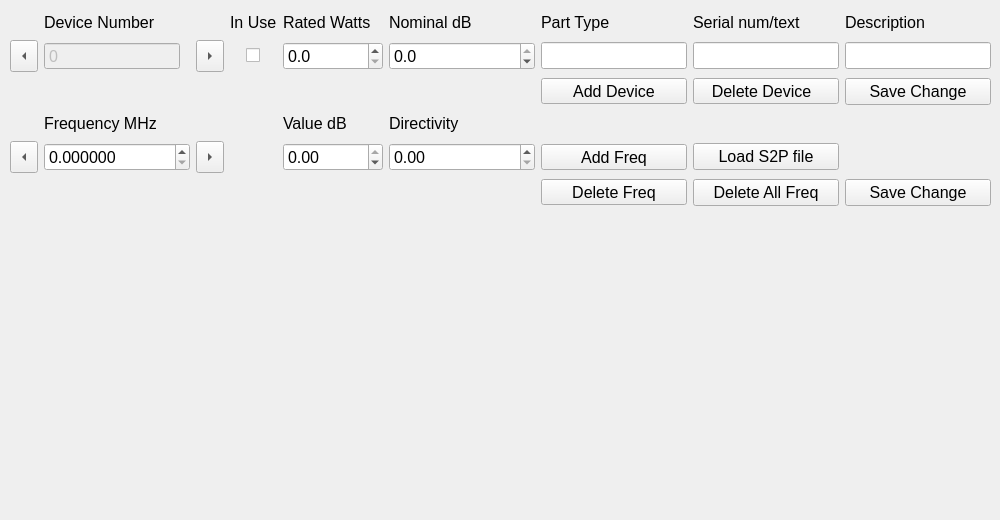
      <widget class="QWidget" name="deviceTab">
       <attribute name="title">
        <string>Devices</string>
       </attribute>
       <widget class="QWidget" name="layoutWidget_2">
        <property name="geometry">
         <rect>
          <x>10</x>
          <y>10</y>
          <width>981</width>
          <height>196</height>
         </rect>
        </property>
        <layout class="QGridLayout" name="gridLayout_2">
         <item row="0" column="1">
          <widget class="QLabel" name="label_7">
           <property name="font">
            <font>
             <pointsize>12</pointsize>
            </font>
           </property>
           <property name="text">
            <string>Device Number</string>
           </property>
          </widget>
         </item>
         <item row="1" column="1">
          <widget class="QSpinBox" name="assetID">
           <property name="enabled">
            <bool>false</bool>
           </property>
           <property name="sizePolicy">
            <sizepolicy hsizetype="Expanding" vsizetype="Fixed">
             <horstretch>0</horstretch>
             <verstretch>0</verstretch>
            </sizepolicy>
           </property>
           <property name="minimumSize">
            <size>
             <width>100</width>
             <height>0</height>
            </size>
           </property>
           <property name="maximumSize">
            <size>
             <width>136</width>
             <height>16777215</height>
            </size>
           </property>
           <property name="font">
            <font>
             <pointsize>12</pointsize>
            </font>
           </property>
           <property name="autoFillBackground">
            <bool>false</bool>
           </property>
           <property name="readOnly">
            <bool>false</bool>
           </property>
           <property name="buttonSymbols">
            <enum>QAbstractSpinBox::NoButtons</enum>
           </property>
           <property name="maximum">
            <number>9999</number>
           </property>
          </widget>
         </item>
         <item row="3" column="7">
          <widget class="QLabel" name="label_22">
           <property name="text">
            <string/>
           </property>
          </widget>
         </item>
         <item row="1" column="5">
          <widget class="QDoubleSpinBox" name="nominaldB">
           <property name="minimumSize">
            <size>
             <width>100</width>
             <height>0</height>
            </size>
           </property>
           <property name="font">
            <font>
             <pointsize>12</pointsize>
            </font>
           </property>
           <property name="suffix">
            <string/>
           </property>
           <property name="decimals">
            <number>1</number>
           </property>
           <property name="minimum">
            <double>-100.000000000000000</double>
           </property>
           <property name="maximum">
            <double>0.000000000000000</double>
           </property>
           <property name="singleStep">
            <double>1.000000000000000</double>
           </property>
          </widget>
         </item>
         <item row="1" column="4">
          <widget class="QDoubleSpinBox" name="maxPower">
           <property name="sizePolicy">
            <sizepolicy hsizetype="Minimum" vsizetype="Fixed">
             <horstretch>0</horstretch>
             <verstretch>0</verstretch>
            </sizepolicy>
           </property>
           <property name="minimumSize">
            <size>
             <width>100</width>
             <height>0</height>
            </size>
           </property>
           <property name="sizeIncrement">
            <size>
             <width>0</width>
             <height>0</height>
            </size>
           </property>
           <property name="font">
            <font>
             <pointsize>12</pointsize>
            </font>
           </property>
           <property name="suffix">
            <string/>
           </property>
           <property name="decimals">
            <number>1</number>
           </property>
           <property name="maximum">
            <double>2500.000000000000000</double>
           </property>
          </widget>
         </item>
         <item row="0" column="4">
          <widget class="QLabel" name="label_4">
           <property name="font">
            <font>
             <pointsize>12</pointsize>
            </font>
           </property>
           <property name="text">
            <string>Rated Watts</string>
           </property>
          </widget>
         </item>
         <item row="0" column="5">
          <widget class="QLabel" name="label_2">
           <property name="font">
            <font>
             <pointsize>12</pointsize>
            </font>
           </property>
           <property name="text">
            <string>Nominal dB</string>
           </property>
          </widget>
         </item>
         <item row="1" column="8">
          <widget class="QLineEdit" name="description">
           <property name="sizePolicy">
            <sizepolicy hsizetype="Minimum" vsizetype="Fixed">
             <horstretch>0</horstretch>
             <verstretch>0</verstretch>
            </sizepolicy>
           </property>
           <property name="font">
            <font>
             <pointsize>12</pointsize>
            </font>
           </property>
           <property name="layoutDirection">
            <enum>Qt::LeftToRight</enum>
           </property>
          </widget>
         </item>
         <item row="0" column="8">
          <widget class="QLabel" name="label_5">
           <property name="font">
            <font>
             <pointsize>12</pointsize>
            </font>
           </property>
           <property name="text">
            <string>Description</string>
           </property>
          </widget>
         </item>
         <item row="1" column="7">
          <widget class="QLineEdit" name="identifier">
           <property name="font">
            <font>
             <pointsize>12</pointsize>
            </font>
           </property>
          </widget>
         </item>
         <item row="0" column="7">
          <widget class="QLabel" name="label_8">
           <property name="font">
            <font>
             <pointsize>12</pointsize>
            </font>
           </property>
           <property name="text">
            <string>Serial num/text</string>
           </property>
          </widget>
         </item>
         <item row="1" column="6">
          <widget class="QLineEdit" name="partNum">
           <property name="font">
            <font>
             <pointsize>12</pointsize>
            </font>
           </property>
           <property name="text">
            <string/>
           </property>
          </widget>
         </item>
         <item row="0" column="6">
          <widget class="QLabel" name="label">
           <property name="font">
            <font>
             <pointsize>12</pointsize>
            </font>
           </property>
           <property name="text">
            <string>Part Type</string>
           </property>
          </widget>
         </item>
         <item row="2" column="8">
          <widget class="QPushButton" name="saveDevice">
           <property name="font">
            <font>
             <pointsize>12</pointsize>
            </font>
           </property>
           <property name="text">
            <string>Save Change</string>
           </property>
          </widget>
         </item>
         <item row="1" column="3" alignment="Qt::AlignHCenter">
          <widget class="QCheckBox" name="inUse">
           <property name="layoutDirection">
            <enum>Qt::LeftToRight</enum>
           </property>
           <property name="text">
            <string/>
           </property>
          </widget>
         </item>
         <item row="3" column="1">
          <widget class="QLabel" name="label_16">
           <property name="font">
            <font>
             <pointsize>12</pointsize>
            </font>
           </property>
           <property name="text">
            <string>Frequency MHz</string>
           </property>
          </widget>
         </item>
         <item row="5" column="8">
          <widget class="QPushButton" name="saveValues">
           <property name="sizePolicy">
            <sizepolicy hsizetype="Expanding" vsizetype="Fixed">
             <horstretch>0</horstretch>
             <verstretch>0</verstretch>
            </sizepolicy>
           </property>
           <property name="font">
            <font>
             <pointsize>12</pointsize>
            </font>
           </property>
           <property name="text">
            <string>Save Change</string>
           </property>
          </widget>
         </item>
         <item row="1" column="0">
          <widget class="QToolButton" name="previousDevice">
           <property name="sizePolicy">
            <sizepolicy hsizetype="Fixed" vsizetype="Fixed">
             <horstretch>0</horstretch>
             <verstretch>0</verstretch>
            </sizepolicy>
           </property>
           <property name="font">
            <font>
             <pointsize>12</pointsize>
            </font>
           </property>
           <property name="text">
            <string>...</string>
           </property>
           <property name="iconSize">
            <size>
             <width>20</width>
             <height>25</height>
            </size>
           </property>
           <property name="arrowType">
            <enum>Qt::LeftArrow</enum>
           </property>
          </widget>
         </item>
         <item row="4" column="5">
          <widget class="QDoubleSpinBox" name="directivity">
           <property name="sizePolicy">
            <sizepolicy hsizetype="Expanding" vsizetype="Fixed">
             <horstretch>0</horstretch>
             <verstretch>0</verstretch>
            </sizepolicy>
           </property>
           <property name="minimumSize">
            <size>
             <width>100</width>
             <height>0</height>
            </size>
           </property>
           <property name="font">
            <font>
             <pointsize>12</pointsize>
            </font>
           </property>
           <property name="suffix">
            <string/>
           </property>
           <property name="minimum">
            <double>0.000000000000000</double>
           </property>
           <property name="maximum">
            <double>100.000000000000000</double>
           </property>
          </widget>
         </item>
         <item row="3" column="5">
          <widget class="QLabel" name="label_15">
           <property name="font">
            <font>
             <pointsize>12</pointsize>
            </font>
           </property>
           <property name="text">
            <string>Directivity</string>
           </property>
          </widget>
         </item>
         <item row="4" column="0">
          <widget class="QToolButton" name="previousFreq">
           <property name="text">
            <string>...</string>
           </property>
           <property name="iconSize">
            <size>
             <width>20</width>
             <height>25</height>
            </size>
           </property>
           <property name="arrowType">
            <enum>Qt::LeftArrow</enum>
           </property>
          </widget>
         </item>
         <item row="2" column="7">
          <widget class="QToolButton" name="deleteDevice">
           <property name="sizePolicy">
            <sizepolicy hsizetype="Minimum" vsizetype="Fixed">
             <horstretch>0</horstretch>
             <verstretch>0</verstretch>
            </sizepolicy>
           </property>
           <property name="font">
            <font>
             <pointsize>12</pointsize>
             <weight>50</weight>
             <bold>false</bold>
            </font>
           </property>
           <property name="text">
            <string>Delete Device  </string>
           </property>
           <property name="iconSize">
            <size>
             <width>20</width>
             <height>20</height>
            </size>
           </property>
          </widget>
         </item>
         <item row="2" column="6">
          <widget class="QToolButton" name="addDevice">
           <property name="sizePolicy">
            <sizepolicy hsizetype="Minimum" vsizetype="Fixed">
             <horstretch>0</horstretch>
             <verstretch>0</verstretch>
            </sizepolicy>
           </property>
           <property name="font">
            <font>
             <pointsize>12</pointsize>
            </font>
           </property>
           <property name="text">
            <string>Add Device</string>
           </property>
          </widget>
         </item>
         <item row="4" column="2">
          <widget class="QToolButton" name="nextFreq">
           <property name="text">
            <string>...</string>
           </property>
           <property name="iconSize">
            <size>
             <width>20</width>
             <height>25</height>
            </size>
           </property>
           <property name="arrowType">
            <enum>Qt::RightArrow</enum>
           </property>
          </widget>
         </item>
         <item row="1" column="2">
          <widget class="QToolButton" name="nextDevice">
           <property name="font">
            <font>
             <pointsize>12</pointsize>
             <weight>75</weight>
             <bold>true</bold>
            </font>
           </property>
           <property name="text">
            <string>...</string>
           </property>
           <property name="iconSize">
            <size>
             <width>20</width>
             <height>25</height>
            </size>
           </property>
           <property name="arrowType">
            <enum>Qt::RightArrow</enum>
           </property>
          </widget>
         </item>
         <item row="4" column="1">
          <widget class="QDoubleSpinBox" name="freqIndex">
           <property name="sizePolicy">
            <sizepolicy hsizetype="Expanding" vsizetype="Fixed">
             <horstretch>0</horstretch>
             <verstretch>0</verstretch>
            </sizepolicy>
           </property>
           <property name="minimumSize">
            <size>
             <width>130</width>
             <height>0</height>
            </size>
           </property>
           <property name="font">
            <font>
             <pointsize>12</pointsize>
            </font>
           </property>
           <property name="suffix">
            <string/>
           </property>
           <property name="decimals">
            <number>6</number>
           </property>
           <property name="maximum">
            <double>6000.000000000000000</double>
           </property>
           <property name="singleStep">
            <double>10.000000000000000</double>
           </property>
           <property name="value">
            <double>0.000000000000000</double>
           </property>
          </widget>
         </item>
         <item row="3" column="4">
          <widget class="QLabel" name="label_13">
           <property name="font">
            <font>
             <pointsize>12</pointsize>
            </font>
           </property>
           <property name="text">
            <string>Value dB</string>
           </property>
          </widget>
         </item>
         <item row="4" column="4">
          <widget class="QDoubleSpinBox" name="loss">
           <property name="sizePolicy">
            <sizepolicy hsizetype="Minimum" vsizetype="Fixed">
             <horstretch>0</horstretch>
             <verstretch>0</verstretch>
            </sizepolicy>
           </property>
           <property name="minimumSize">
            <size>
             <width>100</width>
             <height>0</height>
            </size>
           </property>
           <property name="font">
            <font>
             <pointsize>12</pointsize>
            </font>
           </property>
           <property name="prefix">
            <string/>
           </property>
           <property name="suffix">
            <string/>
           </property>
           <property name="decimals">
            <number>2</number>
           </property>
           <property name="minimum">
            <double>-100.000000000000000</double>
           </property>
           <property name="maximum">
            <double>0.000000000000000</double>
           </property>
           <property name="singleStep">
            <double>1.000000000000000</double>
           </property>
           <property name="value">
            <double>0.000000000000000</double>
           </property>
          </widget>
         </item>
         <item row="0" column="3">
          <widget class="QLabel" name="label_11">
           <property name="font">
            <font>
             <pointsize>12</pointsize>
            </font>
           </property>
           <property name="text">
            <string>In Use</string>
           </property>
          </widget>
         </item>
         <item row="4" column="6">
          <widget class="QToolButton" name="addFreq">
           <property name="sizePolicy">
            <sizepolicy hsizetype="Minimum" vsizetype="Fixed">
             <horstretch>0</horstretch>
             <verstretch>0</verstretch>
            </sizepolicy>
           </property>
           <property name="font">
            <font>
             <pointsize>12</pointsize>
            </font>
           </property>
           <property name="text">
            <string>Add Freq</string>
           </property>
          </widget>
         </item>
         <item row="5" column="6">
          <widget class="QToolButton" name="delFreq">
           <property name="sizePolicy">
            <sizepolicy hsizetype="Minimum" vsizetype="Fixed">
             <horstretch>0</horstretch>
             <verstretch>0</verstretch>
            </sizepolicy>
           </property>
           <property name="font">
            <font>
             <pointsize>12</pointsize>
             <weight>50</weight>
             <bold>false</bold>
            </font>
           </property>
           <property name="text">
            <string>Delete Freq</string>
           </property>
           <property name="iconSize">
            <size>
             <width>16</width>
             <height>16</height>
            </size>
           </property>
          </widget>
         </item>
         <item row="4" column="7">
          <widget class="QPushButton" name="loadS2P">
           <property name="font">
            <font>
             <pointsize>12</pointsize>
            </font>
           </property>
           <property name="text">
            <string>Load S2P file</string>
           </property>
          </widget>
         </item>
         <item row="5" column="7">
          <widget class="QPushButton" name="delAllFreq">
           <property name="font">
            <font>
             <pointsize>12</pointsize>
            </font>
           </property>
           <property name="text">
            <string>Delete All Freq</string>
           </property>
          </widget>
         </item>
        </layout>
       </widget>
       <widget class="QWidget" name="gridLayoutWidget">
        <property name="geometry">
         <rect>
          <x>10</x>
          <y>210</y>
          <width>481</width>
          <height>301</height>
         </rect>
        </property>
        <layout class="QGridLayout" name="gridLayout_5">
         <item row="0" column="5">
          <widget class="PlotWidget" name="deviceGraph" native="true">
           <property name="autoFillBackground">
            <bool>true</bool>
           </property>
          </widget>
         </item>
        </layout>
       </widget>
      </widget>
